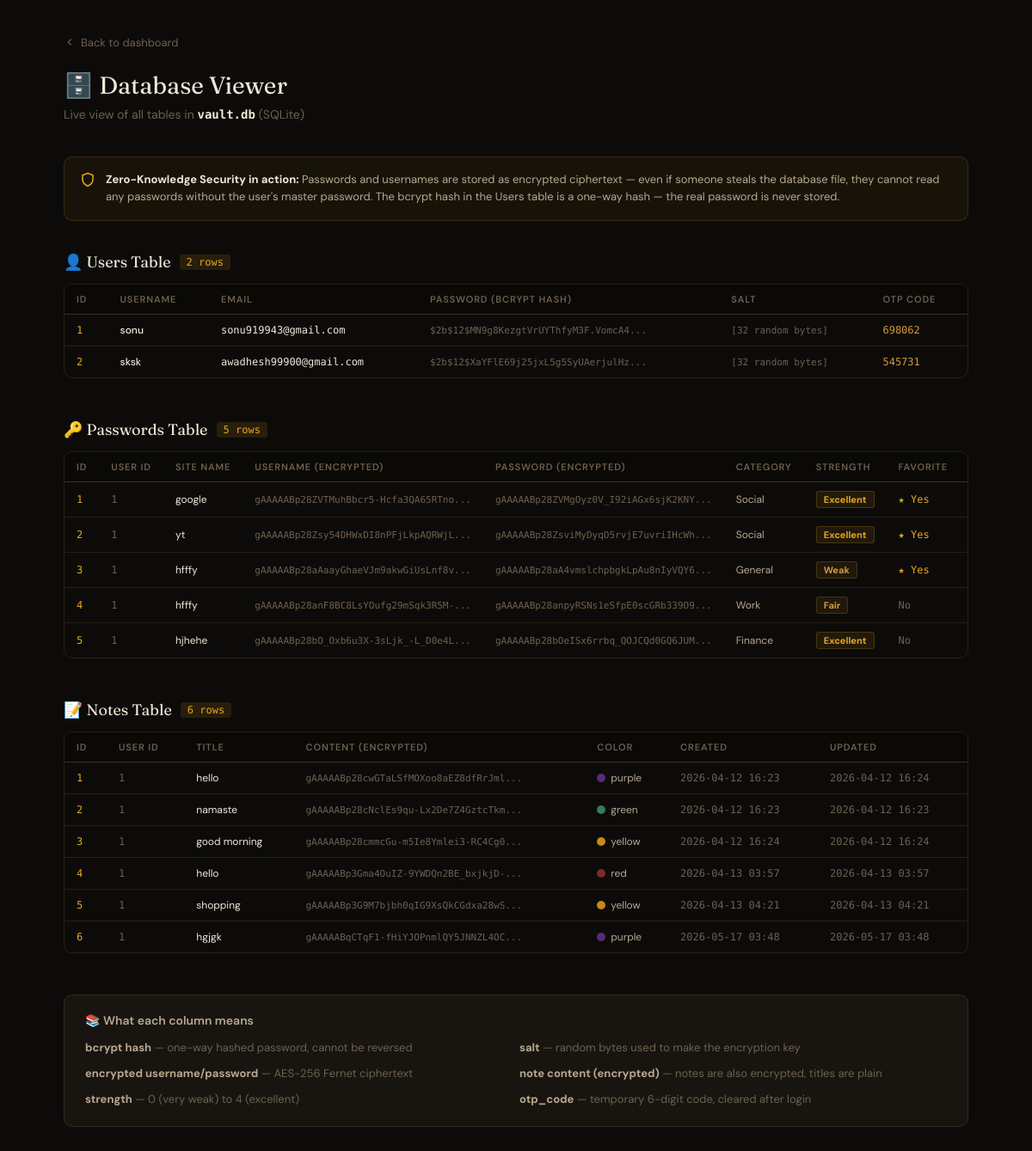
Before: /db-viewer with the older database file.
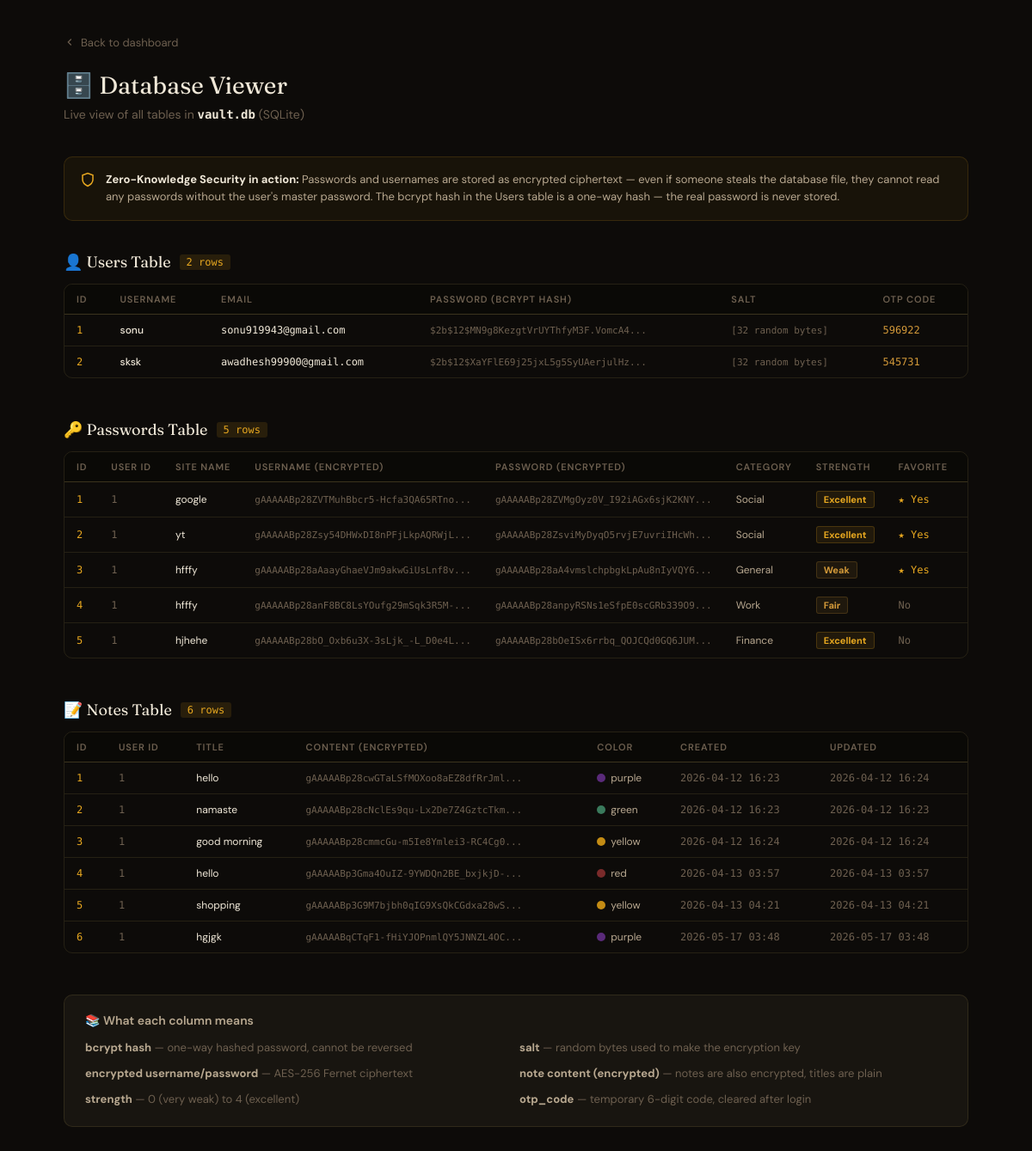
After: the same page with the newer database file.
### models.py (models this page shows)
class User(db.Model):
    id          = db.Column(db.Integer, primary_key=True)
    username    = db.Column(db.String(80), unique=True, nullable=False)
    email       = db.Column(db.String(120), unique=True, nullable=False)
    password    = db.Column(db.String(255), nullable=False)  # bcrypt hashed
    salt        = db.Column(db.LargeBinary(32), nullable=False)  # for encryption key
    otp_code    = db.Column(db.String(6),   nullable=True)
    otp_expires = db.Column(db.DateTime,    nullable=True)
    reset_code    = db.Column(db.String(6), nullable=True)   # 6-digit reset OTP
    reset_expires = db.Column(db.DateTime,  nullable=True)   # when reset code expires

### app.py (the view)
@app.route('/db-viewer')
def db_viewer():
    users = User.query.all()
    user_rows = []
    for u in users:
        user_rows.append({
            'id':       u.id,
            'username': u.username,
            'email':    u.email,
            'password': u.password[:35] + '...',
            'salt':     '[32 random bytes]',
            'otp_code': u.otp_code or 'None',
        })
    passwords = Password.query.all()
    pw_rows = []
    for p in passwords:
        pw_rows.append({
            'id':          p.id,
            'user_id':     p.user_id,
            'site_name':   p.site_name,
            'site_url':    p.site_url or '',
            'username':    p.username[:35] + '...',
            'password':    p.password[:35] + '...',
            'category':    p.category,
            'strength':    p.strength,
            'is_favorite': p.is_favorite,
            'created_at':  p.created_at.strftime('%Y-%m-%d %H:%M'),
        })
    notes = Note.query.all()
    note_rows = []
    for n in notes:
        note_rows.append({
            'id':         n.id,
            'user_id':    n.user_id,
            'title':      n.title,
            'content':    n.content[:35] + '...',   # encrypted content
            'color':      n.color,
            'created_at': n.created_at.strftime('%Y-%m-%d %H:%M'),
            'updated_at': n.updated_at.strftime('%Y-%m-%d %H:%M'),
        })
    return render_template('db_viewer.html',
                           users=user_rows,
                           passwords=pw_rows,
                           notes=note_rows)

### templates/db_viewer.html (shortened to what the changed rows need)
{% extends "base.html" %}
{% block content %}
<div class="db-page">
  <div class="db-header">
    <h1 class="db-title">🗄️ Database Viewer</h1>
  </div>
  <div class="db-section">
    <div class="section-label">
      <h2>👤 Users Table</h2>
    </div>
    <div class="db-table-wrap">
      <table>
        <thead>
          <tr>
            <th>ID</th>
            <th>Username</th>
            <th>Email</th>
            <th>Password (bcrypt hash)</th>
            <th>Salt</th>
            <th>OTP Code</th>
          </tr>
        </thead>
        <tbody>
          {% if users %}
            {% for u in users %}
            <tr>
              <td class="col-id">{{ u.id }}</td>
              <td class="col-name">{{ u.username }}</td>
              <td class="col-email">{{ u.email }}</td>
              <td class="col-hash">{{ u.password }}</td>
              <td class="col-hash">{{ u.salt }}</td>
              <td>
                {% if u.otp_code == 'None' %}
                  <span style="color:var(--text-3)">—</span>
                {% else %}
                  <span style="color:var(--amber)">{{ u.otp_code }}</span>
                {% endif %}
              </td>
            </tr>
            {% endfor %}
          {% else %}
            <tr class="empty-row"><td colspan="6">No users yet</td></tr>
          {% endif %}
        </tbody>
      </table>
    </div>
  </div>
  <div class="db-section">
    <div class="section-label">
      <h2>🔑 Passwords Table</h2>
    </div>
    <div class="db-table-wrap">
      <table>
        <thead>
          <tr>
            <th>ID</th>
            <th>User ID</th>
            <th>Site Name</th>
            <th>Username (encrypted)</th>
            <th>Password (encrypted)</th>
            <th>Category</th>
            <th>Strength</th>
            <th>Favorite</th>
            <th>Created</th>
          </tr>
        </thead>
      </table>
    </div>
  </div>
  <div class="db-section">
    <div class="section-label">
      <h2>📝 Notes Table</h2>
    </div>
    <div class="db-table-wrap">
      <table>
        <thead>
          <tr>
            <th>ID</th>
            <th>User ID</th>
            <th>Title</th>
            <th>Content (encrypted)</th>
            <th>Color</th>
            <th>Created</th>
            <th>Updated</th>
          </tr>
        </thead>
      </table>
    </div>
  </div>
</div>
{% endblock %}

Changed rows visible on the page:
changed User "sonu": otp_code "698062" → "596922"
